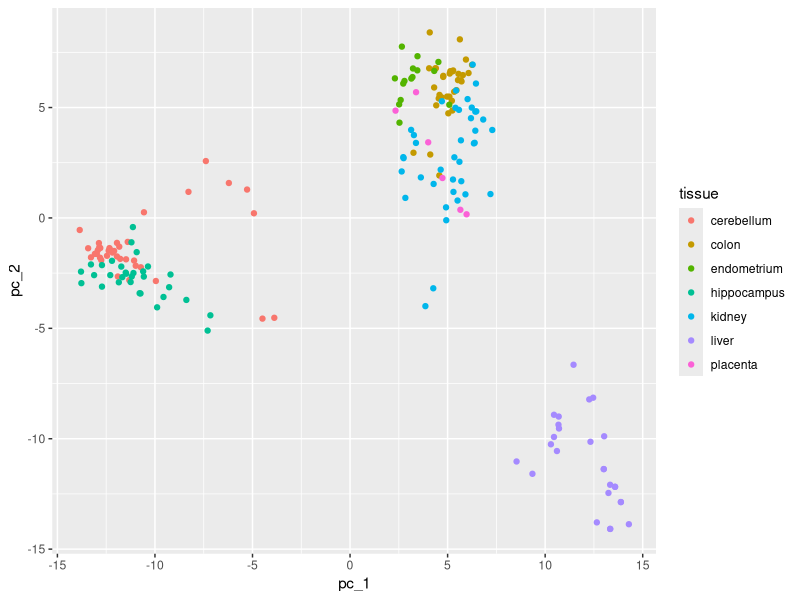
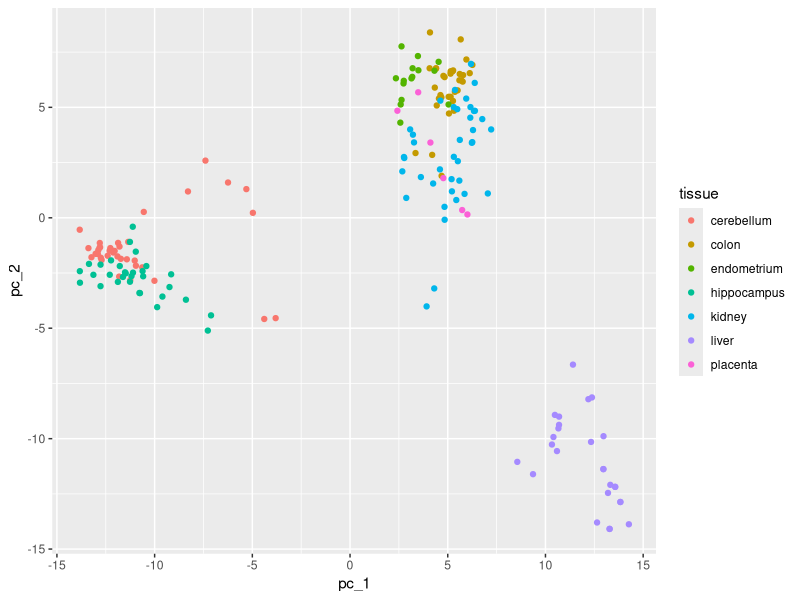
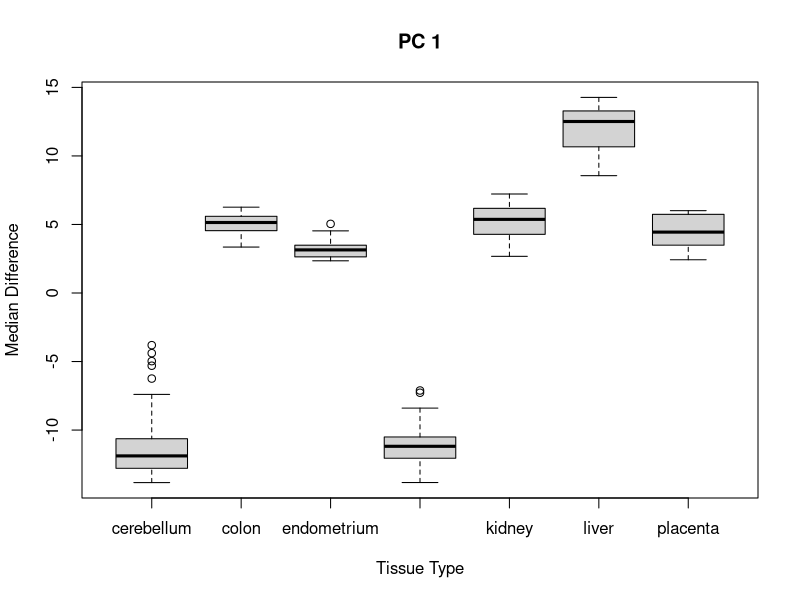
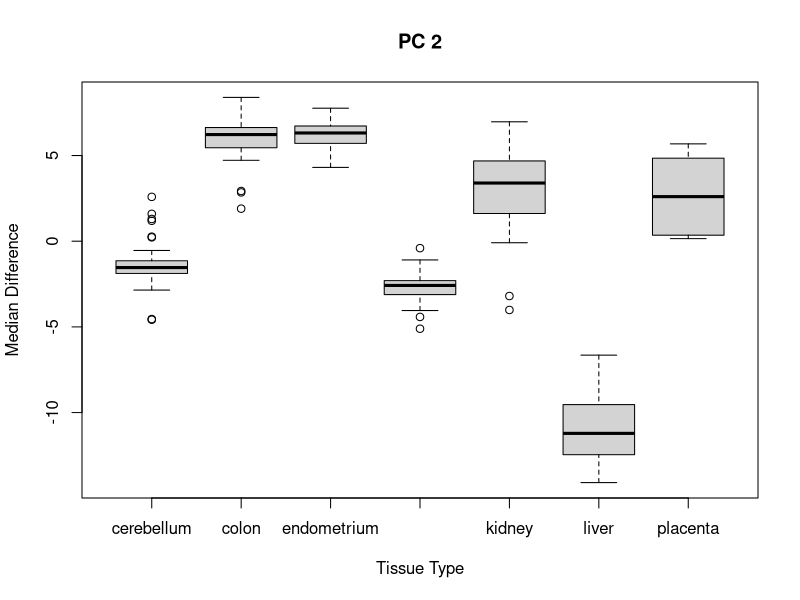
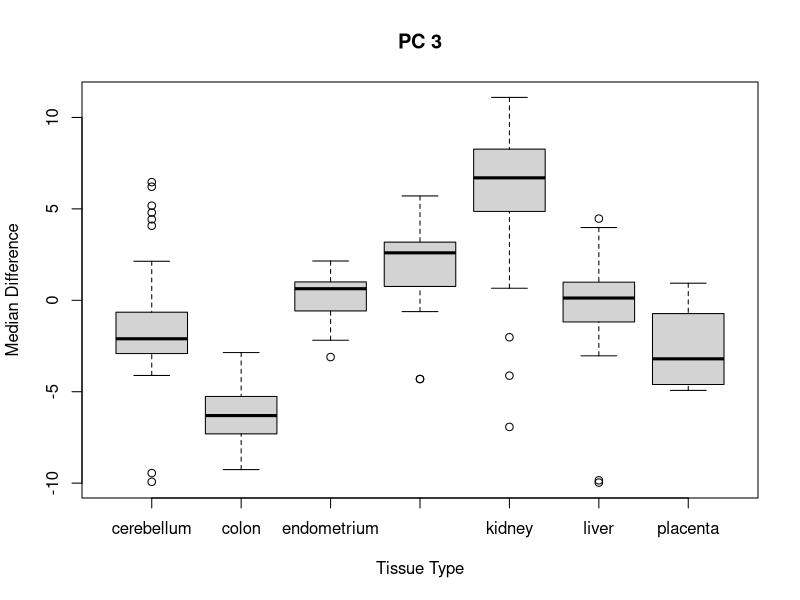
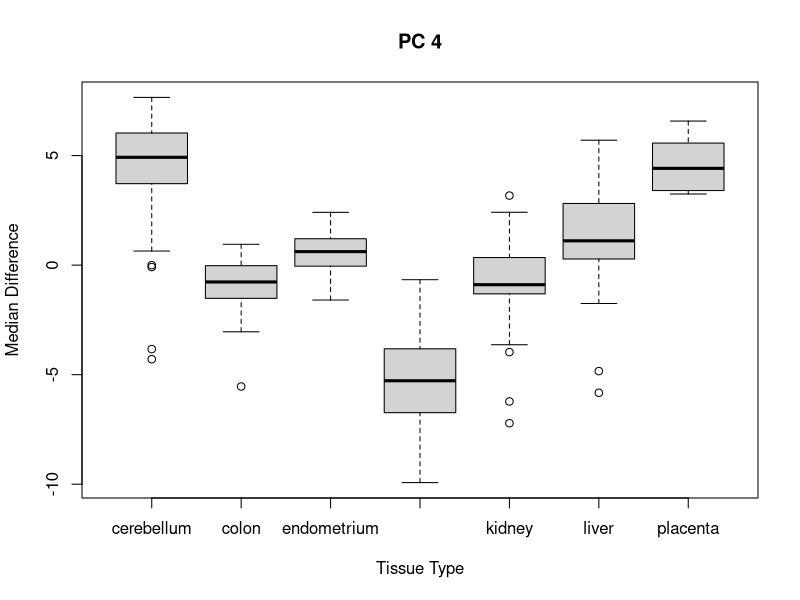
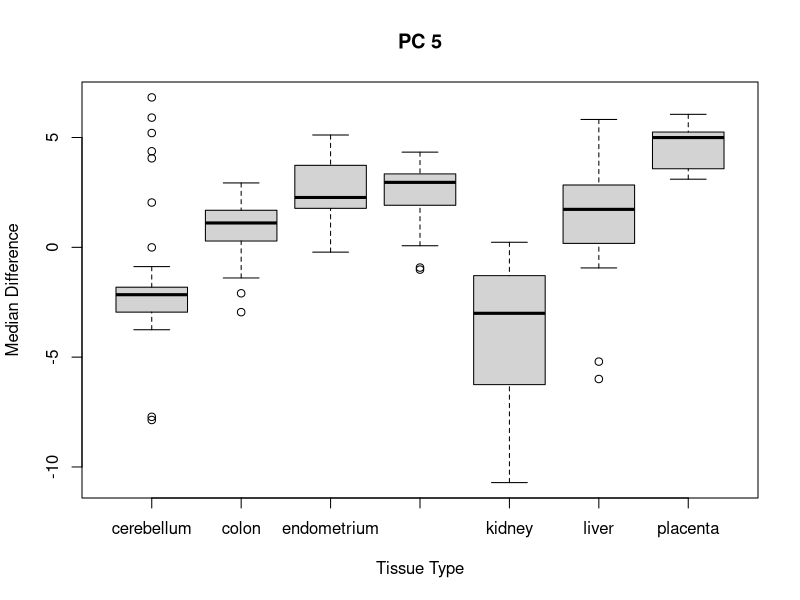
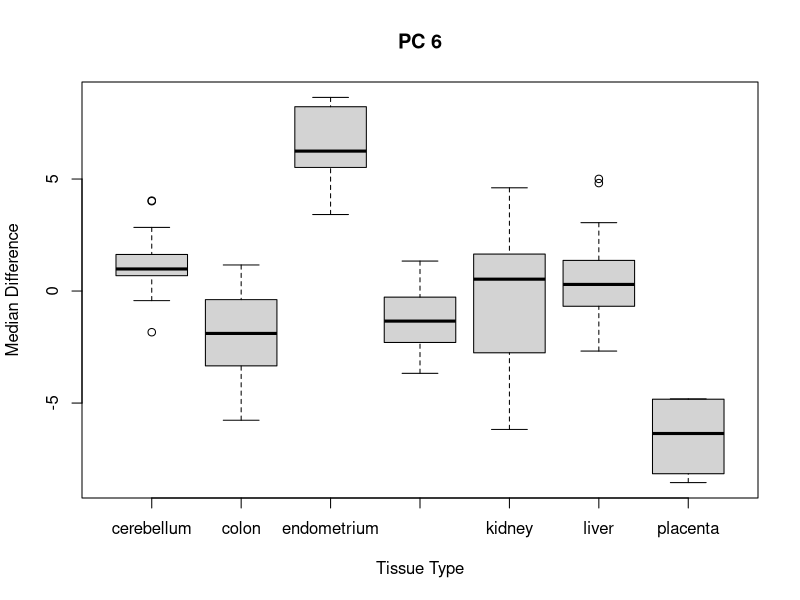

Write R code to recreate these figures, in order.
library(tidyverse)
library(caret)
library(dslabs)

data("tissue_gene_expression")
dim(tissue_gene_expression$x)

d <- dist(tissue_gene_expression$x - rowMeans(tissue_gene_expression$x))
d

tissue_gene_expression$x[1,]
length(tissue_gene_expression$x[1,])
tissue_gene_expression$x[,1]
length(tissue_gene_expression$x[,1])

# The function cbind() takes a sequence of vectors, matrices or data-frames and combines them by columns and rows respectively 
cbind_result <- cbind(tissue_gene_expression$x[,1], tissue_gene_expression$x[,2])
dim(cbind_result)

# The function prcomp(x) performs a principal matrix analysis on the given matrix x and outputs a result of the class `prcomp`
pc_result <- prcomp(tissue_gene_expression$x)
data_frame(pc_1=pc_result$x[,1], pc_2=pc_result$x[,2],
           tissue=tissue_gene_expression$y) %>%
  ggplot(aes(pc_1, pc_2, color = tissue)) +
  geom_point()

# Q2

# tissue_gene_expression$x[,1]
# 
# tissue_mean_value <- sapply(tissue_gene_expression$x[,1], function(value) mean(value))
# 
# tissue_mean_value

# In order to compute the mean value for all values in a given vector use the rowMeans() or colMeans() functions

avgs <- rowMeans(tissue_gene_expression$x)
df_res <- data.frame(pc_1 = pc_result$x[,1], avg = avgs,
           tissue = tissue_gene_expression$y) %>%
  ggplot(aes(pc_1, avg, color = tissue)) +
  geom_point()
# In order to compute the correlation between the average across all predictors and the first PC(principal component)
# we need to utilize the cor() function as shown below:
cor(avgs, pc_result$x[,1])
# The ordering of the arguments don't influence the output
cor(pc_result$x[,1], avgs)



# Q3


# BLANK
x <- with(tissue_gene_expression, sweep(x, 1, mean(x)))

# The function sweep() is used to apply various operations to a matrix's rows or columns
x <- sweep(x, 1, rowMeans(tissue_gene_expression$x))

x <- tissue_gene_expression$x - mean(tissue_gene_expression$x)

x <- with(tissue_gene_expression, sweep(x, 1, rowMeans(x))) # This is the correct answer for Q3



pc <- prcomp(x)
data.frame(pc_1 = pc$x[,1], pc_2 = pc$x[,2],
           tissue = tissue_gene_expression$y) %>%
  ggplot(aes(pc_1, pc_2, color = tissue)) +
  geom_point()

# Q4 

class(pc$x[,1])
class(tissue_gene_expression$y)

for (i in 1:10){
  boxplot(pc$x[,i] ~ tissue_gene_expression$y, xlab="Tissue Type", ylab="Median Difference", main = paste("PC", i))
}

boxplot(pc$x[,7] ~ tissue_gene_expression$y, xlab="Tissue Type", ylab="Median Difference", main = "PC 7")

# Q5

# The summary.imp function returns data that contained substituted data in order to replace any missing
# data
summary(pc)
summary(pc)$imp
df_pc <- data.frame(summary(pc)$imp) 

imp_df <- data.frame(summary(pc)$imp)
imp_df <- imp_df[2,] %>%
  gather(key = pc, value = imp)
imp_df <- imp_df %>%
  mutate(pc_index = as.integer(str_remove(imp_df$pc, "PC")))
imp_df$pc <- factor(imp_df$pc,
                    levels = imp_df$pc[order(imp_df$pc_index)])
imp_df <- imp_df %>% mutate(cum_sum = cumsum(imp))

# Use a ggplot() with the PCs on the x and the cumalative sum on the y 
imp_df %>% filter(pc_index < 20) %>% arrange(pc_index, cum_sum) %>%
  ggplot(aes(x = pc, y = cum_sum, fill = pc)) +
  geom_col() + scale_y_continuous(breaks = seq(0,1,0.1)) + theme_grey()

# Or use the following code to plot the percent variance explained by PC number.
plot(summary(pc)$importance[3,])
